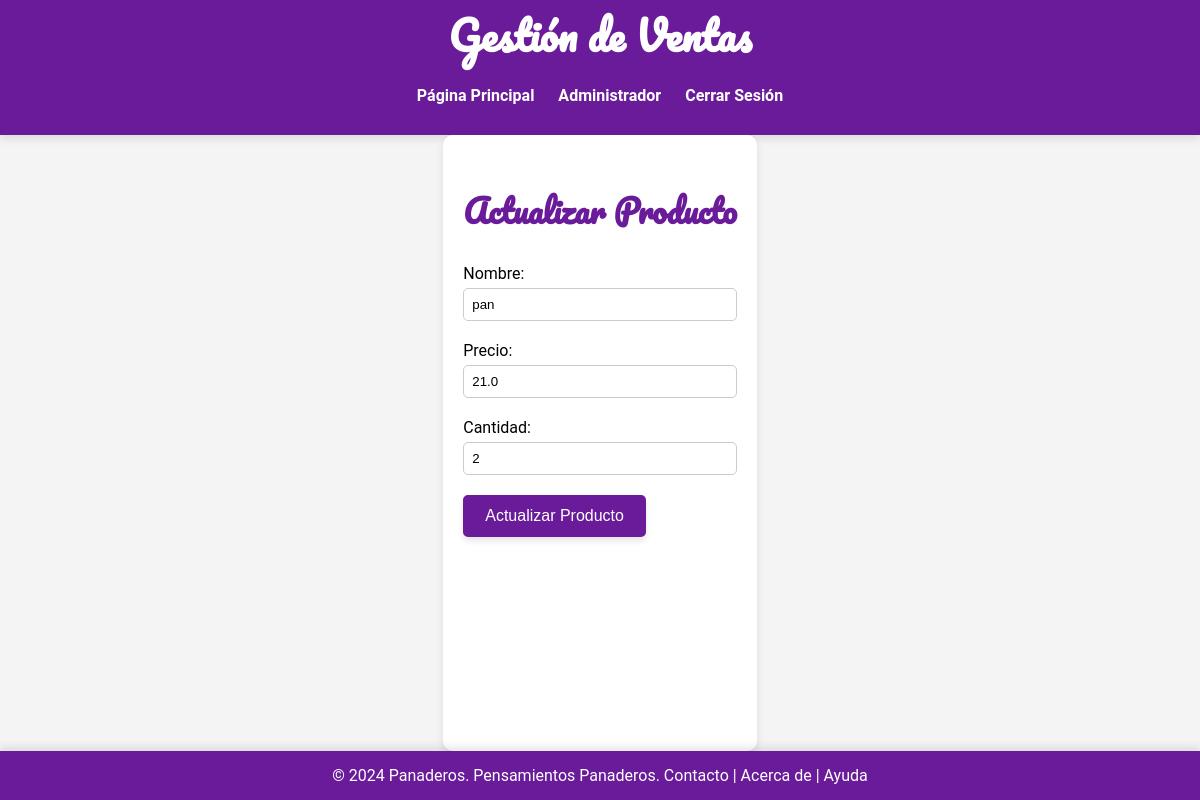
Before: /actualizar_producto/1 (signed in) with the older database file.
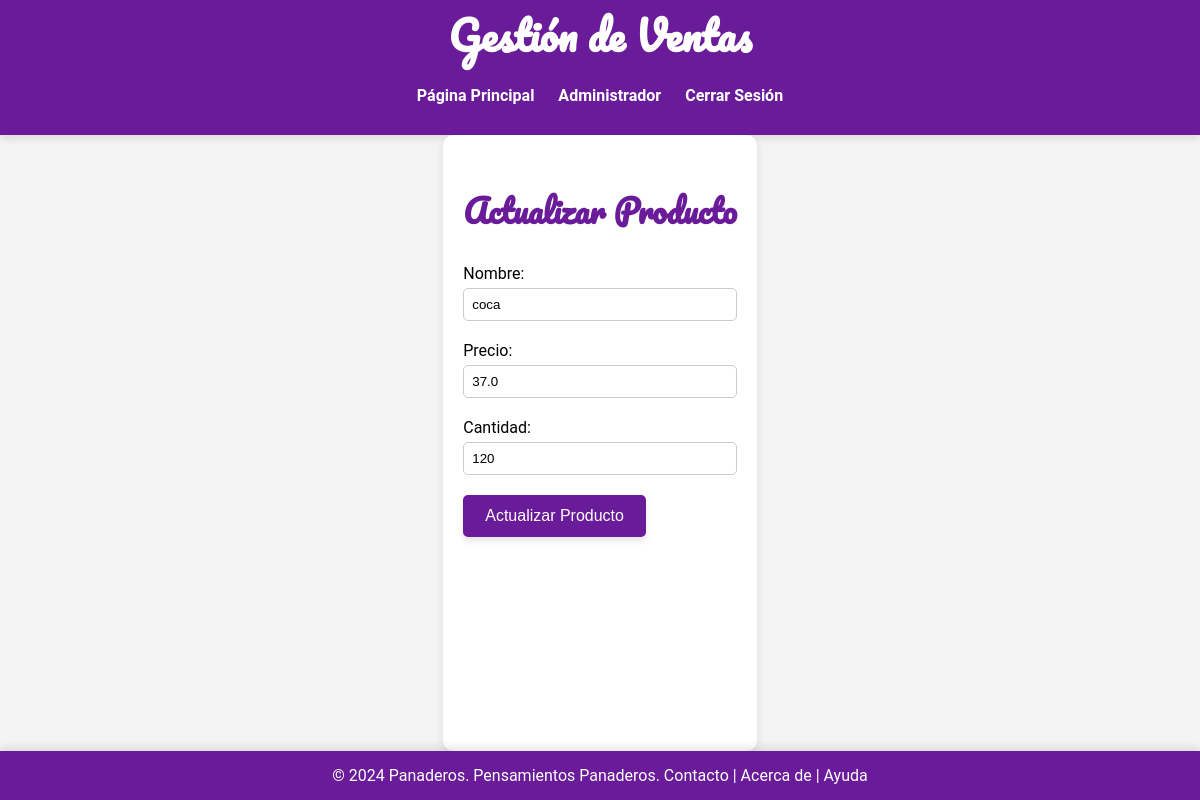
After: the same page with the newer database file.
### app.py (models this page shows)
class Producto(db.Model):
    id = db.Column(db.Integer, primary_key=True)
    nombre = db.Column(db.String(100), nullable=False)
    precio = db.Column(db.Float, nullable=False)
    cantidad = db.Column(db.Integer, nullable=False)
    imagen = db.Column(db.String(20), nullable=False, default='default.jpg')

### app.py (the view, shortened to what this page needs)
@app.route('/actualizar_producto/<int:producto_id>', methods=['GET', 'POST'])
@login_required
def actualizar_producto(producto_id):
    producto = Producto.query.get_or_404(producto_id)
    return render_template('actualizar_producto.html', producto=producto)

### app.py (called while the page is built)
@login_manager.user_loader
def cargar_usuario(usuario_id):
    with Session(db.engine) as session:
        return session.get(Usuario, int(usuario_id))

### templates/actualizar_producto.html
{% extends "layout.html" %}
{% block content %}
<h2>Actualizar Producto</h2>
<form method="post" action="{{ url_for('actualizar_producto', producto_id=producto.id) }}">
    <label for="nombre">Nombre:</label>
    <input type="text" id="nombre" name="nombre" value="{{ producto.nombre }}">
    <br>
    <label for="precio">Precio:</label>
    <input type="text" id="precio" name="precio" value="{{ producto.precio }}">
    <br>
    <label for="cantidad">Cantidad:</label>
    <input type="text" id="cantidad" name="cantidad" value="{{ producto.cantidad }}">
    <br>
    <input type="submit" value="Actualizar Producto">
</form>
{% endblock %}

Changed rows visible on the page:
changed Producto: nombre "pan" → "coca"; precio "21.0" → "37.0"; cantidad "2" → "120"
